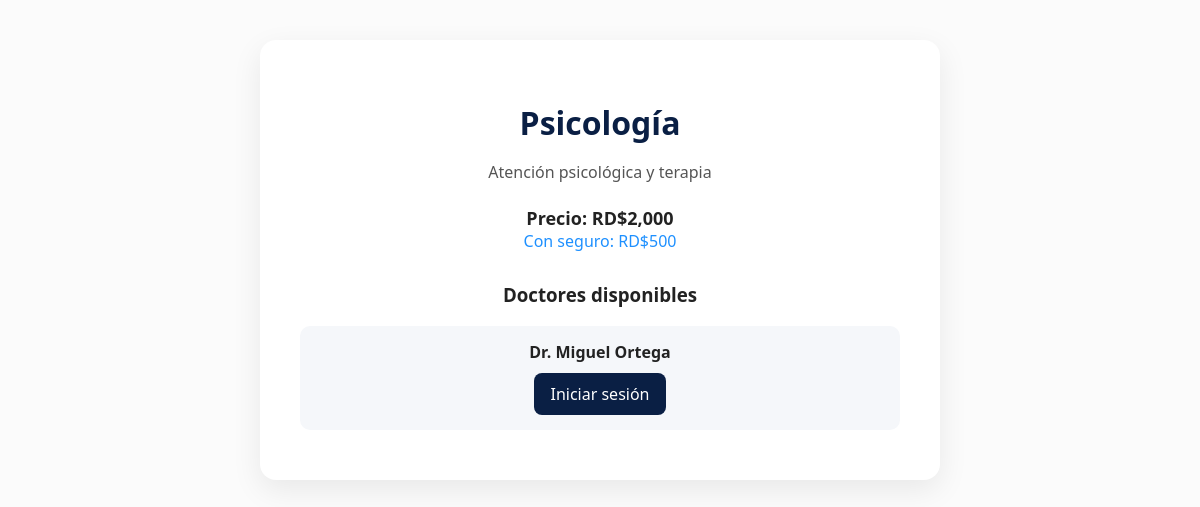
/especialidades/ver.php?id=1, run on an earlier commit of the app's database.
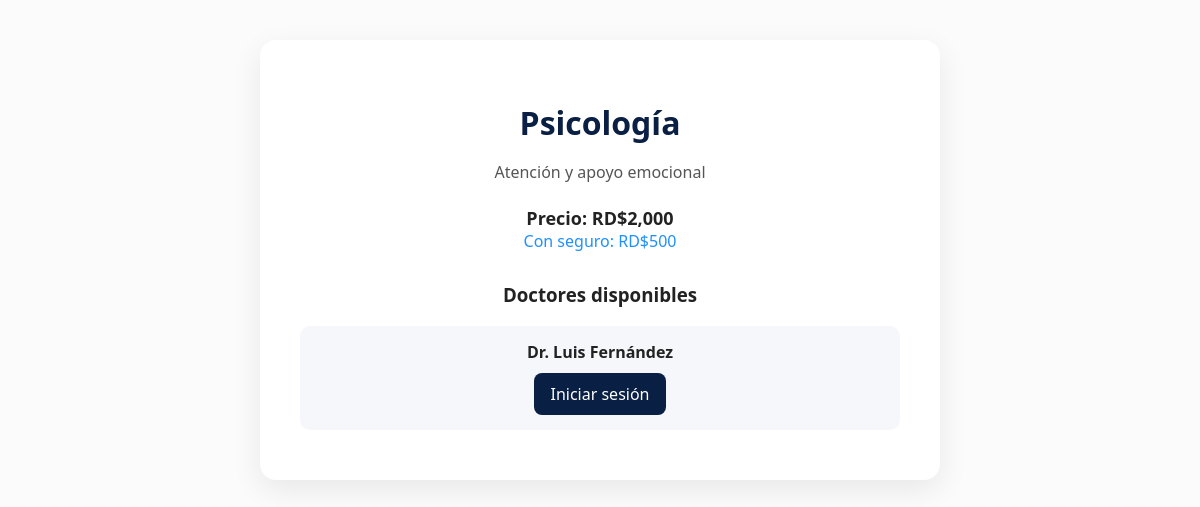
And on a later commit of the database.
### tables this page shows
CREATE TABLE especialidades (
    id INT AUTO_INCREMENT PRIMARY KEY,
    nombre VARCHAR(100) NOT NULL,
    descripcion TEXT,
    precio DECIMAL(10,2) NOT NULL
);

CREATE TABLE doctores (
    id INT AUTO_INCREMENT PRIMARY KEY,
    nombre VARCHAR(100) NOT NULL,
    id_especialidad INT,
    FOREIGN KEY (id_especialidad) REFERENCES especialidades(id)
);

### especialidades/ver.php (the view, shortened to what this page needs)
<?php
require_once("../config/db.php");
$id = $_GET['id'];
$stmt = $pdo->prepare("SELECT * FROM especialidades WHERE id = ?");
$stmt->execute([$id]);
$esp = $stmt->fetch();
$stmt = $pdo->prepare("SELECT * FROM doctores WHERE id_especialidad = ?");
$stmt->execute([$id]);
$doctores = $stmt->fetchAll();
?>
<!DOCTYPE html>
<html>
<head>
<link rel="stylesheet" href="../assets/css/style.css">
</head>
<body>
<div class="detalle-container">
    <div class="detalle-box">
        <h1><?php echo $esp['nombre']; ?></h1>
        <p><?php echo $esp['descripcion']; ?></p>
        <div class="precio">
            Precio: RD$<?php echo number_format($esp['precio']); ?>
        </div>
        <div class="seguro">
            Con seguro: RD$<?php echo number_format($esp['precio'] * 0.25); ?>
        </div>
        <div class="doctores">
            <h3 style="text-align:center; margin-top:25px;">Doctores disponibles</h3>
            <?php if($doctores): ?>
                <?php foreach($doctores as $doc): ?>
                    <div class="doctor">
                        <strong><?php echo $doc['nombre']; ?></strong><br>
                        <?php if(isset($_SESSION['usuario'])): ?>
                            <a href="../user/agendar.php?doctor=<?php echo $doc['id']; ?>" class="btn">
                                Agendar cita
                            </a>
                        <?php else: ?>
                            <a href="../auth/login.php" class="btn">
                                Iniciar sesión
                            </a>
                        <?php endif; ?>
                    </div>
                <?php endforeach; ?>
            <?php else: ?>
                <p style="text-align:center;">No hay doctores disponibles.</p>
            <?php endif; ?>
        </div>
    </div>
</div>
</body>
</html>

What changed in the data, as far as the page shows it:
no longer on this page (row edited): doctores: nombre "Dr. Miguel Ortega"
changed especialidades "Psicología": descripcion "Atención psicológica y terapia" → "Atención y apoyo emocional"
now on this page (row edited): doctores: nombre "Dr. Luis Fernández"
